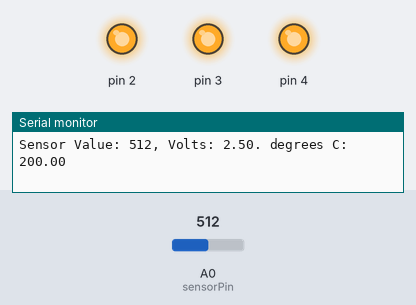
Recording of a sketch running on a simulated Arduino Uno, built with avr-gcc and run on an emulated ATmega328P. On the bench: output pins drawn as LEDs (lit = HIGH), the last lines printed to the serial monitor. The test bench sets the inputs (shaded band); at power-on: A0 (sensorPin) = 512.

Above: at 1.8 s.
1.9 s: A0 (sensorPin) set to 172
3.4 s: A0 (sensorPin) set to 163
At 4.4 s:
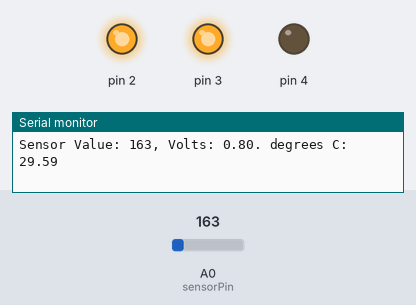
5.5 s: A0 (sensorPin) set to 122
At 7.2 s:
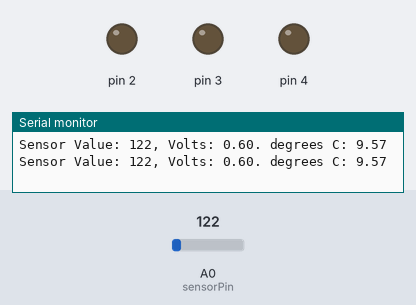
7.5 s: A0 (sensorPin) set to 306
At 8.8 s:
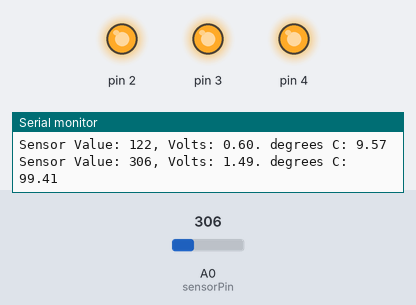
9.5 s: A0 (sensorPin) set to 0
At 10.5 s:
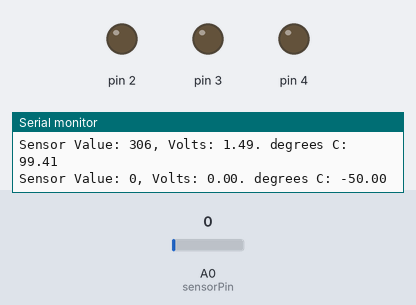
Timing chart, 0 to 12.5 s (numbered marks = the images above; inputs shaded):
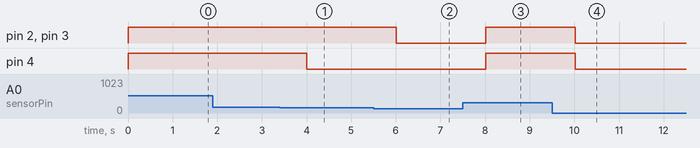

Measured:
- the behaviour switches between 164 and 163 on A0 (sensorPin) (found by bisection; images 0 and 1)
- after the input at 3.4 s, pin 4: HIGH → LOW after 0.61 s
- after the input at 5.5 s, pin 2, pin 3: HIGH → LOW after 0.51 s
- after the input at 7.5 s, pin 2–4: LOW → HIGH after 0.51 s
- after the input at 9.5 s, pin 2–4: HIGH → LOW after 0.52 s

The sketch:

temperature-tracker.ino
```cpp
const int sensorPin = A0;
const float baselineTemp = 24.0; // Set baseline temp to be compared against live temp

void setup() {
  /*
    Open a connection between the Arduino and the computer
    9600 is the speed at which the Arduino will communicate (9600 bits p/s)
  */
  Serial.begin(9600);

  for(int pinNumber = 2; pinNumber < 5; pinNumber++) {
    pinMode(pinNumber, OUTPUT);
    digitalWrite(pinNumber, LOW);
  }
}

void loop() {
  int sensorVal = analogRead(sensorPin);

  Serial.print("Sensor Value: ");
  Serial.print(sensorVal);

  // Convert the ADC reading to voltage
  float voltage = (sensorVal / 1024.0) * 5.0;

  Serial.print(", Volts: ");
  Serial.print(voltage);


  Serial.print(". degrees C: ");
  // Convert the voltage to temperature in degrees
  float temperature = (voltage - 0.5) * 100;
  Serial.println(temperature);

  // The higher the temperature compared to baseline - The more LEDs that should turn on
  if (temperature < baselineTemp) {
    digitalWrite(2, LOW);
    digitalWrite(3, LOW);
    digitalWrite(4, LOW);
  }
  else if (temperature >= baselineTemp + 2 && temperature < baselineTemp + 4) {
    digitalWrite(2, HIGH);
    digitalWrite(3, LOW);
    digitalWrite(4, LOW);
  }
  else if (temperature >= baselineTemp + 4 && temperature < baselineTemp + 6) {
    digitalWrite(2, HIGH);
    digitalWrite(3, HIGH);
    digitalWrite(4, LOW);
  }
  else if (temperature >= baselineTemp + 6) {
    digitalWrite(2, HIGH);
    digitalWrite(3, HIGH);
    digitalWrite(4, HIGH);
  }
  delay(1000);
}
```
